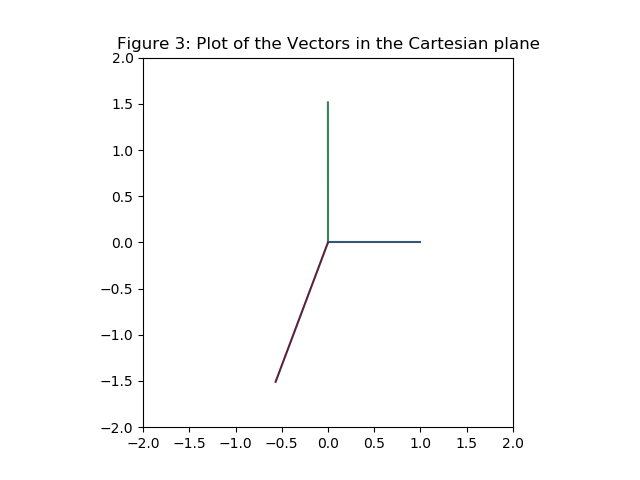

Generate this figure with Python:
import matplotlib.pyplot as plt
import numpy as np
from matplotlib.patches import Ellipse
ells = [];
xUncertain = 0.0001
yUncertain = 0
vectors = [[0.0, .10462 * 9.81,'#345678']
           , [(90.1/360)*(2*3.14), .15441 * 9.81,'#338458']
           , [(235.6/360)*(2*3.14), .18657 * 9.81,'#582341']]
fig, ax = plt.subplots(subplot_kw = {'aspect': 'equal'})
for v in vectors:
    x = v[1] * np.cos(v[0])
    y = v[1]* np.sin(v[0])
    yUncertain = (0.1/(2*3.14) * (v[1]/9.81))
    ax.plot([0,x], [0, y], c = v[2])
    ells.append(Ellipse(xy=[x,y]
                , width=xUncertain, height=yUncertain
                , angle = 0));
for i in range(0, len(ells)):
    ax.add_artist(ells[i])
    ells[i].set_alpha(np.random.rand())
    ells[i].set_facecolor([0.2, 0.4, 0.4])
ax.set_xlim(-2, 2)
ax.set_ylim(-2, 2)
plt.title("Figure 3: Plot of the Vectors in the Cartesian plane")
plt.show();
